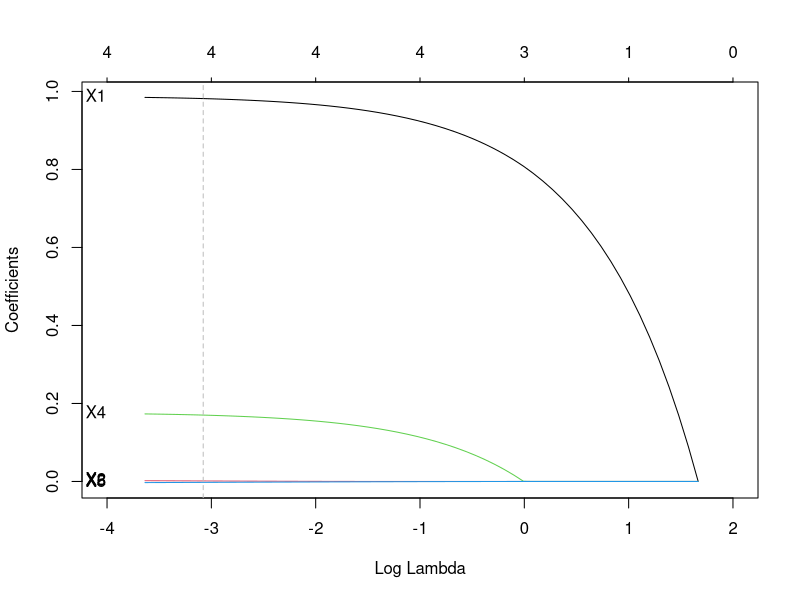
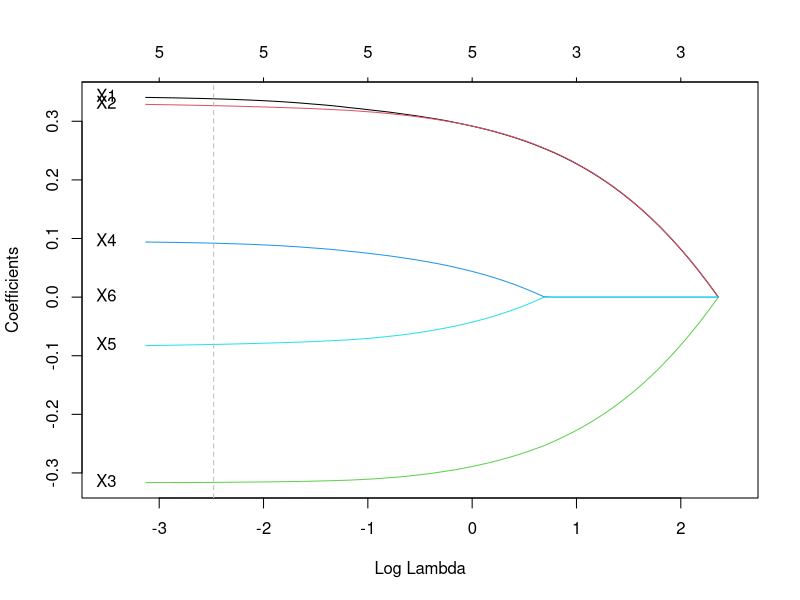
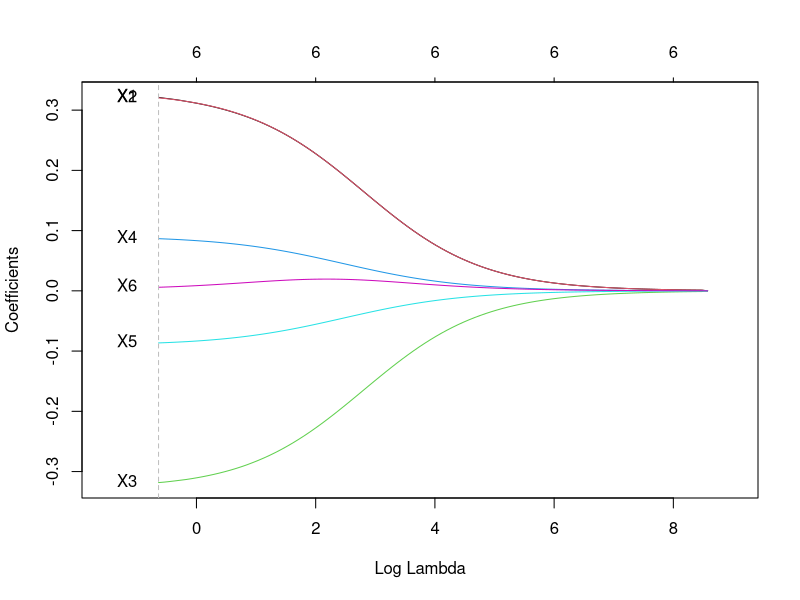

Here is the R script that generated these plots, in order:
#-------------------------------------------------------------------------------
# EXAMPLE: SIMULATED DATA  --- Lasso vs Elastic net --- grouped selection
#-------------------------------------------------------------------------------

n=100
set.seed(1)
Z1=runif(n,0,20)
Z2=runif(n,0,20)
Z3=runif(n,0,20)
y=Z1+0.2*Z2+rnorm(n)

X1=Z1+rnorm(n,sd=0.01)
X2=Z1+rnorm(n,sd=0.01)
X3=-Z1+rnorm(n,sd=0.01)
X4=Z2+rnorm(n,sd=0.01)
X5=-Z2+rnorm(n,sd=0.01)
X6=Z3

X=cbind(X1,X2,X3,X4,X5,X6)
temp=cor(X)

#-------------------------------------------------------------------------------
### Lasso
#-------------------------------------------------------------------------------

library(glmnet)

# 1) Finding the optimal lambda
set.seed(123)
lasso.cv=cv.glmnet(X,y,family = "gaussian", type.measure = "mse",alpha = 1)
bestlam=lasso.cv$lambda.min


# 2) Fit the model 
lasso.fit=glmnet(X,y,alpha = 1)
coef(lasso.fit,s=bestlam)
labels=colnames(X)
plot(lasso.fit, xvar="lambda",xlim=c(-4,2))
abline(v=log(bestlam), lty=2,col="grey")
text(rep(-4.3, length(labels)), coef(lasso.fit)[-1,length(lasso.cv$lambda)], labels, pos=4,cex=1)

#-------------------------------------------------------------------------------
## Elastic net 
#-------------------------------------------------------------------------------

# 1) Finding the optimal lambda
set.seed(123)
alpha=0.5 # arbitary alpha value
en.cv=cv.glmnet(X,y,family = "gaussian", type.measure = "mse",alpha = alpha)
bestlam=en.cv$lambda.min

# 2) Fit the model 
en.fit=glmnet(X,y,family = "gaussian", type.measure = "mse",alpha=alpha)
coef(en.fit,s=bestlam)

plot(en.fit, xvar="lambda",xlim=c(-3.5,2.5))
abline(v=log(bestlam), lty=2,col="grey")
text(rep(-3.7, length(labels)), coef(en.fit)[-1,length(en.cv$lambda)], labels, pos=4,cex=1)
# the ones that are symmetrical to y = 0 plane are correlated?? i think

#-------------------------------------------------------------------------------
#### Ridge
#-------------------------------------------------------------------------------

# 1) Finding the optimal lambda
set.seed(123)
ridge.cv=cv.glmnet(x = X, y = y, family = "gaussian", type.measure = "mse", alpha = 0)
bestlam=ridge.cv$lambda.min

# 2) Fit the model 
ridge.fit=glmnet(x = X, y = y, family = "gaussian", alpha = 0)
coef(ridge.fit,s=bestlam)

annotations=colnames(X)
plot(ridge.fit, xvar="lambda",xlim=c(-1.5,9))
abline(v=log(bestlam), lty=2,col="grey")
text(-1.5, coef(ridge.fit)[-1,length(ridge.cv$lambda)], annotations, pos=4,cex=1)

# ridge in this case more similar to elastic net;
# since not doing variable selection, it can better catch relationships (?)
